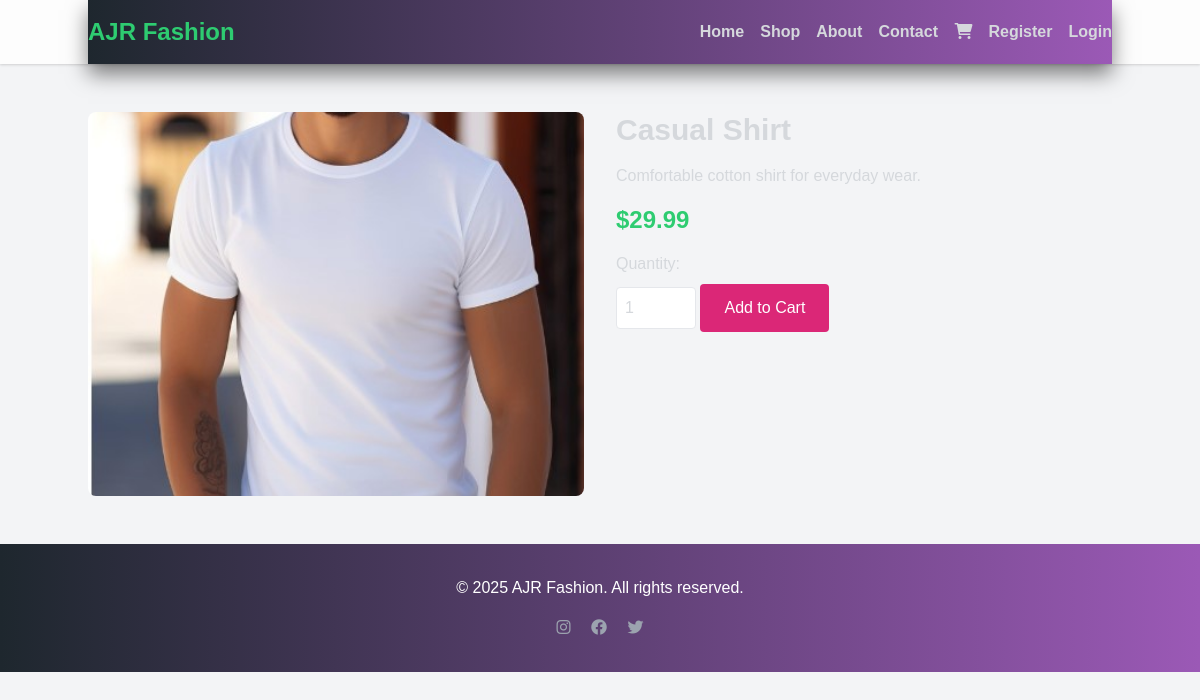
Screenshot of /ajr_fashion/product.php?id=1 with the database file from the repository.
### tables this page shows
CREATE TABLE products (
    id INT AUTO_INCREMENT PRIMARY KEY,
    name VARCHAR(255) NOT NULL,
    description TEXT,
    price DECIMAL(10, 2) NOT NULL,
    category_id INT,
    image_url VARCHAR(255),
    stock INT NOT NULL,
    FOREIGN KEY (category_id) REFERENCES categories(id)
);

### ajr_fashion/product.php (the view, shortened to what this page needs)
<?php
require_once 'includes/db_connect.php';
if (isset($_GET['id'])) {
    $stmt = $pdo->prepare('SELECT * FROM products WHERE id = ?');
    $stmt->execute([$_GET['id']]);
    $product = $stmt->fetch(PDO::FETCH_ASSOC);
}
?>
<?php require_once 'includes/header.php'; ?>
<main class="container mx-auto py-12">
    <?php if ($product): ?>
        <div class="grid grid-cols-1 md:grid-cols-2 gap-8">
            <div>
                <img src="/ajr_fashion/<?php echo $product['image_url']; ?>" alt="<?php echo $product['name']; ?>" class="w-full h-96 object-cover rounded-lg">
            </div>
            <div>
                <h1 class="text-3xl font-bold mb-4"><?php echo $product['name']; ?></h1>
                <p class="text-gray-600 mb-4"><?php echo $product['description']; ?></p>
                <p class="text-2xl font-semibold text-pink-600 mb-4">$<?php echo number_format($product['price'], 2); ?></p>
                <form action="/ajr_fashion/add_to_cart.php" method="post">
                    <label for="quantity" class="block mb-2">Quantity:</label>
                    <input type="number" id="quantity" name="quantity" value="1" min="1" max="<?php echo $product['stock']; ?>" class="w-20 p-2 border rounded mb-4">
                    <button type="submit" class="btn bg-pink-600 text-white px-6 py-3 rounded">Add to Cart</button>
                </form>
            </div>
        </div>
    <?php else: ?>
        <p class="text-center text-red-600">Product not found.</p>
    <?php endif; ?>
</main>
<?php require_once 'includes/footer.php'; ?>

### ajr_fashion/css/styles.css (style rules this page uses)
* { margin: 0; padding: 0; box-sizing: border-box; }
body { font-family: 'Arial', sans-serif; background-color: #2C3E50; color: #D5D8DC; overflow-x: hidden; perspective: 1000px; }
main { animation: pageFade3D 0.6s ease-out; }
form button { transition: transform 0.3s ease; transform-style: preserve-3d; }
.text-gray-600 { color: #D5D8DC !important; }
.text-pink-600 { color: #2ECC71 !important; }

### rows the page displays
products: image_url (picture), name "Casual Shirt", description "Comfortable cotton shirt for everyday wear.", price "29.99"
